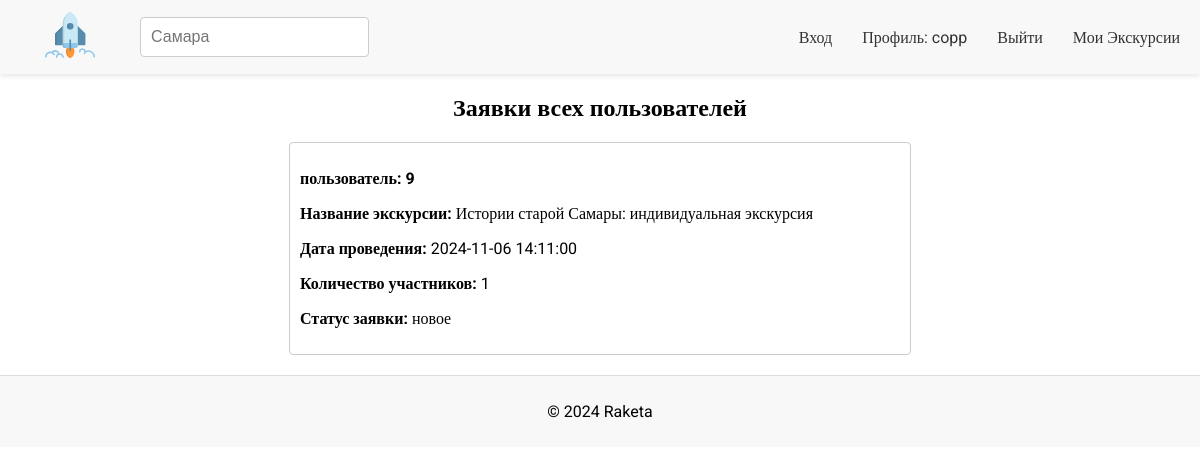
Screenshot of /admin.php (signed in) with the database file from the repository.
### tables this page shows
CREATE TABLE `statements` (
  `id` int NOT NULL,
  `user_id` int NOT NULL,
  `name` varchar(255) NOT NULL,
  `date` datetime NOT NULL,
  `participants` int NOT NULL,
  `status` set('новое','подтверждено','отклонено') NOT NULL DEFAULT 'новое',
  `price` int NOT NULL
);

### admin.php (the view, shortened to what this page needs)
<!DOCTYPE html>
<html lang="en">
<head>
    <link rel="stylesheet" href="css/styles.css">
</head>
<body>
    <? include 'elements/header.php' ?>
    <h2>Заявки всех пользователей</h2>
    <div class="results">
        <?php
        include_once("db.php");
        $result = mysqli_query($link, "SELECT * FROM `statements` LEFT JOIN `users` ON statements.user_id = users.id ORDER BY date DESC");
        while ($row = mysqli_fetch_assoc($result)) {
            echo "<div class='statement'>
            <p><b>пользователь: $row[user_id]</b></p>
            <p><b>Название экскурсии: </b>$row[name]</p>
            <p><b>Дата проведения: </b>$row[date]</p>
            <p><b>Количество участников: </b>$row[participants]</p>
            <p><b>Статус заявки: </b>$row[status]</p>
            </div>";
        }
        ?>
    </div>
<? include 'elements/footer.php' ?>
</body>
</html>

### css/styles.css (style rules this page uses)
body { display: flex; flex-direction: column; font-size: 16px; font-family: "Roboto"; margin: 0; padding: 0; }
h1, h2, h3 { text-align: center; }
.results { padding: 0 20px 0 20px; display: flex; flex-direction: column; justify-content: space-evenly; align-items: center; }
.statement { border: 1px solid #ccc; border-radius: 4px; width: 50vw; padding: 10px; margin-bottom: 20px; }
h2 { text-align: center; margin-bottom: 1.25rem; }

### rows the page displays
statements: user "9", name "Истории старой Самары: индивидуальная экскурсия", date "2024-11-06 14:11:00", participants "1", status "новое"

### other values shown
$_SESSION['login'] "copp"
